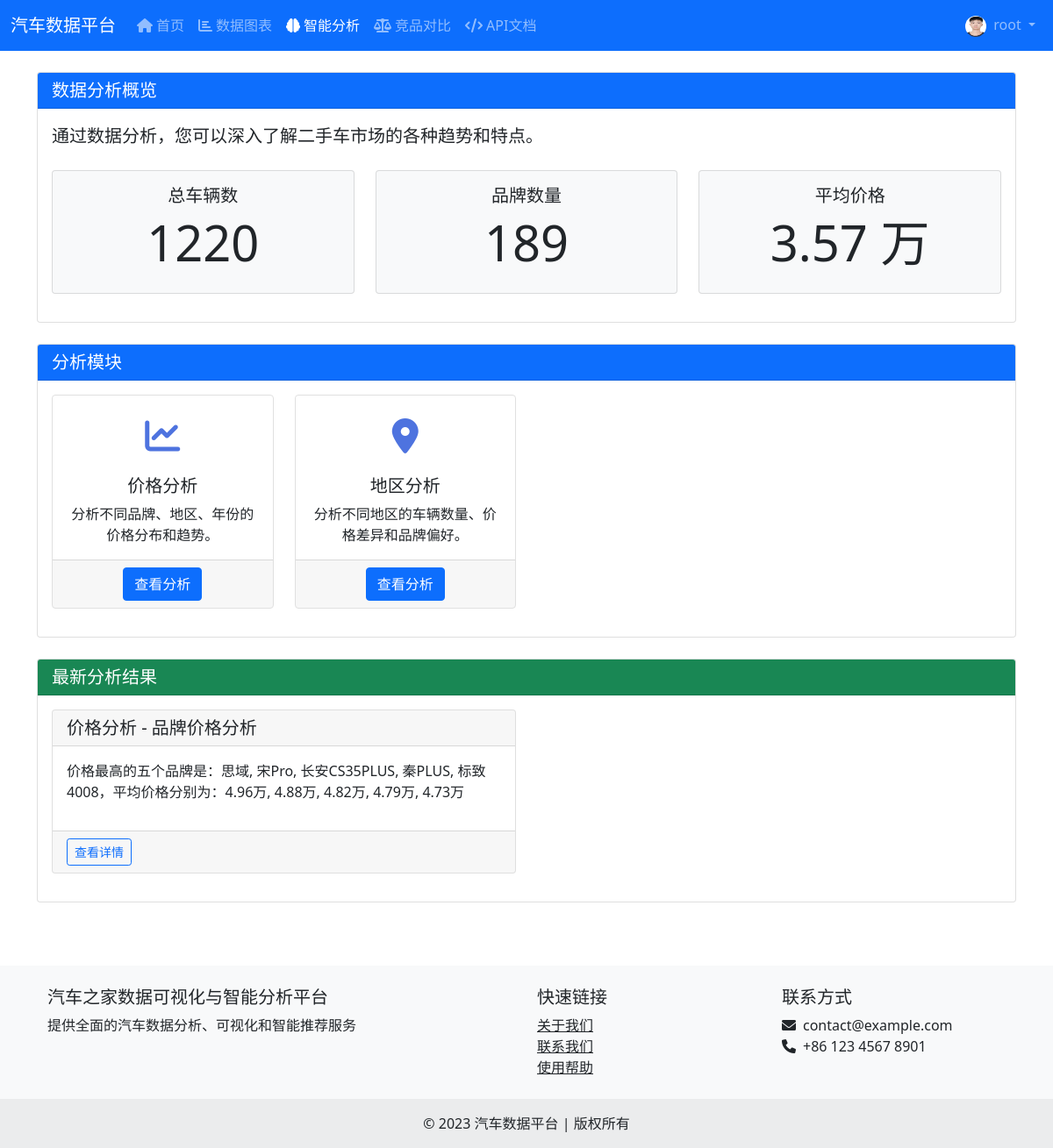
Page /analysis/ (signed in) on the committed database.
### accounts/models.py (models this page shows, shortened)
class UserProfile(models.Model):
    EDUCATION_CHOICES = (
        ('high_school', '高中及以下'),
        ('college', '大专'),
        ('bachelor', '本科'),
        ('master', '硕士'),
        ('phd', '博士'),
    )
    GENDER_CHOICES = (
        ('male', '男'),
        ('female', '女'),
        ('other', '其他'),
    )
    user = models.OneToOneField(User, on_delete=models.CASCADE, related_name='profile')
    avatar = models.ImageField(upload_to='avatars/', blank=True, null=True, verbose_name='头像')
    bio = models.TextField(max_length=500, blank=True, null=True, verbose_name='个人简介')
    birth_date = models.DateField(null=True, blank=True, verbose_name='出生日期')
    gender = models.CharField(max_length=10, choices=GENDER_CHOICES, blank=True, null=True, verbose_name='性别')
    phone = models.CharField(max_length=20, blank=True, null=True, verbose_name='电话')
    address = models.CharField(max_length=200, blank=True, null=True, verbose_name='地址')
    education = models.CharField(max_length=20, choices=EDUCATION_CHOICES, blank=True, null=True, verbose_name='学历')
    occupation = models.CharField(max_length=100, blank=True, null=True, verbose_name='职业')
    company = models.CharField(max_length=100, blank=True, null=True, verbose_name='公司')
    website = models.URLField(max_length=200, blank=True, null=True, verbose_name='个人网站')
    social_github = models.URLField(max_length=200, blank=True, null=True, verbose_name='GitHub')
    social_weibo = models.URLField(max_length=200, blank=True, null=True, verbose_name='微博')
    social_wechat = models.CharField(max_length=100, blank=True, null=True, verbose_name='微信')
    interests = models.TextField(max_length=500, blank=True, null=True, verbose_name='兴趣爱好')
    created_at = models.DateTimeField(default=timezone.now, verbose_name='创建时间')
    updated_at = models.DateTimeField(auto_now=True, verbose_name='更新时间')
    class Meta:
        verbose_name = '用户资料'
        verbose_name_plural = verbose_name
    def get_avatar_url(self):
        if self.avatar and self.avatar.url:
            return self.avatar.url
        return '/static/images/default-avatar.svg'

### data_analysis/models.py (models this page shows, shortened)
class PriceAnalysisResult(models.Model):
    analysis_date = models.DateField(default=timezone.now, verbose_name='分析日期')
    analysis_type = models.CharField(max_length=50, verbose_name='分析类型',
                                   choices=[
                                       ('brand_price', '品牌价格分析'),
                                       ('region_price', '地区价格分析'),
                                       ('year_price', '年份价格分析'),
                                       ('mileage_price', '里程价格分析'),
                                   ])
    result_data = models.JSONField(verbose_name='分析结果数据')
    summary = models.TextField(verbose_name='分析摘要', blank=True, null=True)
    class Meta:
        verbose_name = '价格分析结果'
        verbose_name_plural = verbose_name
        ordering = ['-analysis_date']

### data_analysis/views.py (the view)
# urls.py: path('', views.index, name='index'),
@login_required
def index(request):
    total_cars = UsedCar.objects.count()
    total_brands = Brand.objects.count()
    avg_price = UsedCar.objects.aggregate(avg_price=Avg('price'))['avg_price']
    today = timezone.now().date()
    price_analysis, price_created = PriceAnalysisResult.objects.get_or_create(
        analysis_type='brand_price',
        analysis_date=today,
        defaults={'result_data': {}, 'summary': ''}
    )
    if price_created:
        result_data, summary = PriceAnalysisService.analyze_brand_price()
        price_analysis.result_data = result_data
        price_analysis.summary = summary
        price_analysis.save()
    region_analysis, region_created = RegionAnalysisResult.objects.get_or_create(
        analysis_type='region_car_count',
        analysis_date=today,
        defaults={'result_data': {}, 'summary': ''}
    )
    if region_created:
        result_data, summary = RegionAnalysisService.analyze_region_car_count()
        region_analysis.result_data = result_data
        region_analysis.summary = summary
        region_analysis.save()
    latest_price_analysis = price_analysis
    latest_region_analysis = region_analysis
    context = {
        'total_cars': total_cars,
        'total_brands': total_brands,
        'avg_price': avg_price,
        'latest_price_analysis': latest_price_analysis,
        'latest_region_analysis': latest_region_analysis,
    }
    return render(request, 'data_analysis/index.html', context)

### templates/data_analysis/index.html (shortened to what this page needs)
{% extends 'base.html' %}
{% block content %}
<div class="row mb-4">
    <div class="col-12">
        <div class="card">
            <div class="card-header bg-primary text-white">
                <h5 class="card-title mb-0">数据分析概览</h5>
            </div>
            <div class="card-body">
                <p class="lead">通过数据分析，您可以深入了解二手车市场的各种趋势和特点。</p>
                <div class="row mt-4">
                    <div class="col-md-4 mb-3">
                        <div class="card bg-light stat-card h-100">
                            <div class="card-body text-center">
                                <h5 class="card-title">总车辆数</h5>
                                <h2 class="display-4">{{ total_cars|default:"0" }}</h2>
                            </div>
                        </div>
                    </div>
                    <div class="col-md-4 mb-3">
                        <div class="card bg-light stat-card h-100">
                            <div class="card-body text-center">
                                <h5 class="card-title">品牌数量</h5>
                                <h2 class="display-4">{{ total_brands|default:"0" }}</h2>
                            </div>
                        </div>
                    </div>
                    <div class="col-md-4 mb-3">
                        <div class="card bg-light stat-card h-100">
                            <div class="card-body text-center">
                                <h5 class="card-title">平均价格</h5>
                                <h2 class="display-4">{{ avg_price|floatformat:2|default:"0" }} 万</h2>
                            </div>
                        </div>
                    </div>
                </div>
            </div>
        </div>
    </div>
</div>
<div class="row">
    <div class="col-12 mb-4">
        <div class="card">
            <div class="card-header bg-primary text-white">
                <h5 class="card-title mb-0">分析模块</h5>
            </div>
            <div class="card-body">
                <div class="row">
                    <div class="col-md-3 mb-3">
                        <div class="card h-100 analysis-card">
                            <div class="card-body text-center">
                                <div class="analysis-icon">
                                    <i class="fas fa-chart-line"></i>
                                </div>
                                <h5 class="card-title">价格分析</h5>
                                <p class="card-text">分析不同品牌、地区、年份的价格分布和趋势。</p>
                            </div>
                            <div class="card-footer text-center">
                                <a href="{% url 'car_analysis:data_analysis:price_analysis' %}" class="btn btn-primary">查看分析</a>
                            </div>
                        </div>
                    </div>
                    <div class="col-md-3 mb-3">
                        <div class="card h-100 analysis-card">
                            <div class="card-body text-center">
                                <div class="analysis-icon">
                                    <i class="fas fa-map-marker-alt"></i>
                                </div>
                                <h5 class="card-title">地区分析</h5>
                                <p class="card-text">分析不同地区的车辆数量、价格差异和品牌偏好。</p>
                            </div>
                            <div class="card-footer text-center">
                                <a href="{% url 'car_analysis:data_analysis:region_analysis' %}" class="btn btn-primary">查看分析</a>
                            </div>
                        </div>
                    </div>
                </div>
            </div>
        </div>
    </div>
</div>
{% if latest_price_analysis or latest_brand_analysis or latest_region_analysis or latest_vehicle_analysis %}
<div class="row">
    <div class="col-12 mb-4">
        <div class="card">
            <div class="card-header bg-success text-white">
                <h5 class="card-title mb-0">最新分析结果</h5>
            </div>
            <div class="card-body">
                <div class="row">
                    {% if latest_price_analysis %}
                    <div class="col-md-6 mb-3">
                        <div class="card h-100">
                            <div class="card-header">
                                <h5 class="card-title mb-0">价格分析 - {{ latest_price_analysis.get_analysis_type_display }}</h5>
                            </div>
                            <div class="card-body">
                                <p>{{ latest_price_analysis.summary|truncatewords:50 }}</p>
                            </div>
                            <div class="card-footer">
                                <a href="{% url 'car_analysis:data_analysis:price_analysis' %}?type={{ latest_price_analysis.analysis_type }}" class="btn btn-sm btn-outline-primary">查看详情</a>
                            </div>
                        </div>
                    </div>
                    {% endif %}
                </div>
            </div>
        </div>
    </div>
</div>
{% endif %}
{% endblock %}

### templates/base.html (shortened to what this page needs)
<!DOCTYPE html>
<html lang="zh-hans">
<head>
    <link href="https://cdn.jsdelivr.net/npm/bootstrap@5.1.3/dist/css/bootstrap.min.css" rel="stylesheet">
    <link rel="stylesheet" href="https://cdnjs.cloudflare.com/ajax/libs/font-awesome/6.0.0-beta3/css/all.min.css">
</head>
<body>
    <nav class="navbar navbar-expand-lg navbar-dark bg-primary">
        <div class="container-fluid">
            <a class="navbar-brand" href="/">汽车数据平台</a>
            <div class="collapse navbar-collapse" id="navbarNav">
                <ul class="navbar-nav me-auto">
                    <li class="nav-item">
                        <a class="nav-link {% if request.resolver_match.url_name == 'home' %}active{% endif %}" href="/">
                            <i class="fas fa-home me-1"></i>首页
                        </a>
                    </li>
                    <li class="nav-item">
                        <a class="nav-link {% if 'visualization' in request.path %}active{% endif %}" href="{% url 'visualization:chart_list' %}">
                            <i class="fas fa-chart-bar me-1"></i>数据图表
                        </a>
                    </li>
                    <li class="nav-item">
                        <a class="nav-link {% if 'analysis' in request.path %}active{% endif %}" href="{% url 'car_analysis:index' %}">
                            <i class="fas fa-brain me-1"></i>智能分析
                        </a>
                    </li>
                    <li class="nav-item">
                        <a class="nav-link {% if 'comparison' in request.path %}active{% endif %}" href="{% url 'car_analysis:comparison' %}">
                            <i class="fas fa-balance-scale me-1"></i>竞品对比
                        </a>
                    </li>
                    <li class="nav-item">
                        <a class="nav-link {% if 'api' in request.path %}active{% endif %}" href="{% url 'car_api:docs' %}">
                            <i class="fas fa-code me-1"></i>API文档
                        </a>
                    </li>
                </ul>
                <ul class="navbar-nav">
                    {% if user.is_authenticated %}
                    <li class="nav-item dropdown">
                        <a class="nav-link dropdown-toggle" href="#" id="userDropdown" role="button" data-bs-toggle="dropdown">
                            <img src="{{ user.profile.get_avatar_url }}" class="rounded-circle me-1" width="24" height="24" alt="头像">
                            {{ user.username }}
                        </a>
                    </li>
                    {% endif %}
                </ul>
            </div>
        </div>
    </nav>
    <div class="container mt-4">
        {% block content %}{% endblock %}
    </div>
    <footer class="bg-light text-center text-lg-start mt-5">
        <div class="container p-4">
            <div class="row">
                <div class="col-lg-6 col-md-12 mb-4 mb-md-0">
                    <h5>汽车之家数据可视化与智能分析平台</h5>
                    <p>提供全面的汽车数据分析、可视化和智能推荐服务</p>
                </div>
                <div class="col-lg-3 col-md-6 mb-4 mb-md-0">
                    <h5>快速链接</h5>
                    <ul class="list-unstyled mb-0">
                        <li><a href="#" class="text-dark">关于我们</a></li>
                        <li><a href="#" class="text-dark">联系我们</a></li>
                        <li><a href="#" class="text-dark">使用帮助</a></li>
                    </ul>
                </div>
                <div class="col-lg-3 col-md-6 mb-4 mb-md-0">
                    <h5>联系方式</h5>
                    <ul class="list-unstyled">
                        <li><i class="fas fa-envelope me-2"></i>contact@example.com</li>
                        <li><i class="fas fa-phone me-2"></i>+86 123 4567 8901</li>
                    </ul>
                </div>
            </div>
        </div>
        <div class="text-center p-3" style="background-color: rgba(0, 0, 0, 0.05);">
            © 2023 汽车数据平台 | 版权所有
        </div>
    </footer>
</body>
</html>

### templates/data_analysis/index.html (style rules this page uses)
.stat-card { transition: transform 0.3s; }
.analysis-card { transition: all 0.3s ease; border: 1px solid #e0e0e0; }
.analysis-icon { font-size: 2.5rem; margin-bottom: 15px; color: #4e73df; }

### rows in the picture
PriceAnalysisResult: analysis_type "品牌价格分析", summary "价格最高的五个品牌是：思域, 宋Pro, 长安CS35PLUS, 秦PLUS, 标致4008，平均价格分别为：4.96万, 4.88万, 4.82万, 4.79万, 4.73万"

### other values in the picture
{{ user.username }} "root"
{{ total_cars|default:"0" }} "1220"
{{ total_brands|default:"0" }} "189"
{{ avg_price|floatformat:2|default:"0" }} "3.57"
